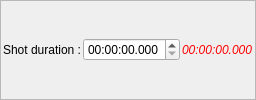
        <widget class="QFrame" name="FrameShot">
         <property name="sizePolicy">
          <sizepolicy hsizetype="Expanding" vsizetype="Preferred">
           <horstretch>0</horstretch>
           <verstretch>0</verstretch>
          </sizepolicy>
         </property>
         <property name="frameShape">
          <enum>QFrame::StyledPanel</enum>
         </property>
         <property name="frameShadow">
          <enum>QFrame::Sunken</enum>
         </property>
         <layout class="QHBoxLayout" name="horizontalLayout_17">
          <property name="spacing">
           <number>2</number>
          </property>
          <property name="leftMargin">
           <number>2</number>
          </property>
          <property name="topMargin">
           <number>2</number>
          </property>
          <property name="rightMargin">
           <number>2</number>
          </property>
          <property name="bottomMargin">
           <number>2</number>
          </property>
          <item>
           <widget class="QLabel" name="label_15">
            <property name="text">
             <string>Shot duration :</string>
            </property>
            <property name="alignment">
             <set>Qt::AlignRight|Qt::AlignTrailing|Qt::AlignVCenter</set>
            </property>
           </widget>
          </item>
          <item>
           <widget class="cQDateTimeEdit" name="ShotDurationED">
            <property name="toolTip">
             <string>Indicate here the duration of the currently selected shot

For the last shot of the slide, there is a minimum duration.

The following rules are used to calculate the minimum duration of the shot:
- The total slide duration cannot be lower than the sum of the durations of the entering transition of the slide plus that of the transition to the following slide.
- The total slide duration must permit complete play of the longest video sequence (time of breaks is taken into account).
- The total slide duration cannot be lower than 1:30 second

If you specify a duration lower than the minimum calculated duration for the shot, it is this minimum duration that will be used in place of the value which you specified.</string>
            </property>
            <property name="maximumDateTime">
             <datetime>
              <hour>11</hour>
              <minute>59</minute>
              <second>59</second>
              <year>2000</year>
              <month>1</month>
              <day>1</day>
             </datetime>
            </property>
            <property name="maximumTime">
             <time>
              <hour>11</hour>
              <minute>59</minute>
              <second>59</second>
             </time>
            </property>
            <property name="currentSection">
             <enum>QDateTimeEdit::SecondSection</enum>
            </property>
            <property name="displayFormat">
             <string>HH:mm:ss.zzz</string>
            </property>
            <property name="currentSectionIndex">
             <number>2</number>
            </property>
           </widget>
          </item>
          <item>
           <widget class="QLabel" name="MinShotDurationLabel">
            <property name="sizePolicy">
             <sizepolicy hsizetype="Expanding" vsizetype="Preferred">
              <horstretch>0</horstretch>
              <verstretch>0</verstretch>
             </sizepolicy>
            </property>
            <property name="font">
             <font>
              <italic>true</italic>
             </font>
            </property>
            <property name="styleSheet">
             <string notr="true">QLabel {
    color:rgb(255, 0, 0);
	font: italic 9pt &quot;Sans Serif&quot;;
}</string>
            </property>
            <property name="text">
             <string notr="true">00:00:00.000</string>
            </property>
           </widget>
          </item>
         </layout>
        </widget>
